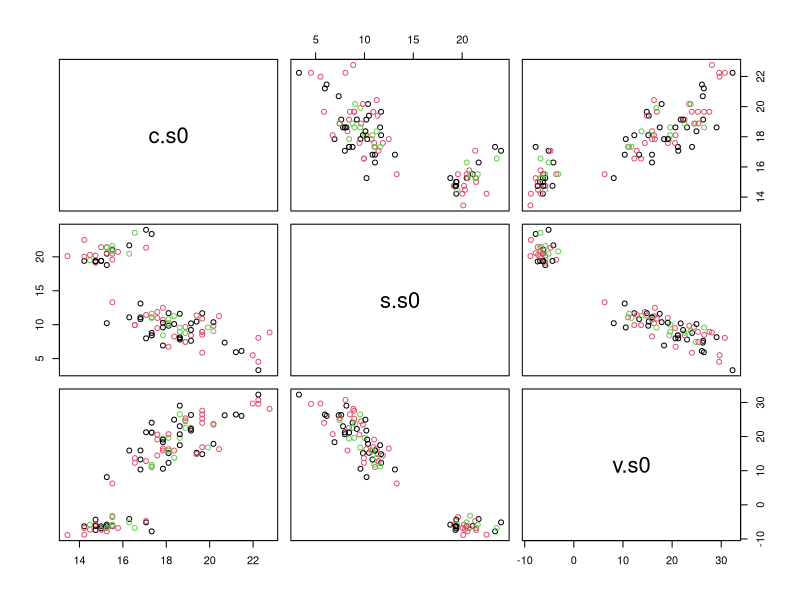

Generate this figure with R: (Note: this script raises an error after producing the figure.)
##### Code from Class Oct 4
##### Linear classifiers and Iris data
#### 
#### 
####   Example LDA
library(MASS)
Iris <- data.frame(rbind(iris3[,,1], iris3[,,2], iris3[,,3]),
                   Sp = rep(c("s","c","v"), rep(50,3)))
set.seed(23561)
train <- sample(1:150, 50)
table(Iris$Sp[train])
z <- lda(Sp ~ ., Iris, prior = c(1,1,1)/3, subset = train)
PTest = predict(z, Iris[-train, ])$class
table(PTest, Iris$Sp[-train])
z1 <- update(z, . ~ . - Petal.W.)
PTest1 = predict(z1, Iris[-train, ])$class
table(PTest1, Iris$Sp[-train])

###  Now QDA
z2 <- qda(Sp ~ ., Iris, prior = c(1,1,1)/3, subset = train)
PTest2 = predict(z2, Iris[-train, ])$class
table(PTest2, Iris$Sp[-train])
## Nonlinear
z3 <- lda(Sp ~ . +I(Sepal.L.^2)+I(Sepal.W.^2)+I(Petal.L.^2)+I(Petal.W.^2), Iris, prior = c(1,1,1)/3, subset = train)
PTest3 = predict(z3, Iris[-train, ])$class
table(PTest2, Iris$Sp[-train])

###  LOGISTIC REGRESSION
###  
library(glmnet)
Irr = Iris[train,]
lam = unlist(cv.glmnet(as.matrix(Irr[,-5]), factor(Irr[,5]),family="multinomial", alpha=1)[10])
mglm =glmnet(as.matrix(Irr[,-5]), factor(Irr[,5]), family="multinomial", lambda=lam,alpha=1)
pairs(predict(mglm,newx =as.matrix(Iris[-train,-5]) ),col=factor(Irr[-train,5]))
table( apply(pg,1,which.max),Iris$Sp[-train])
